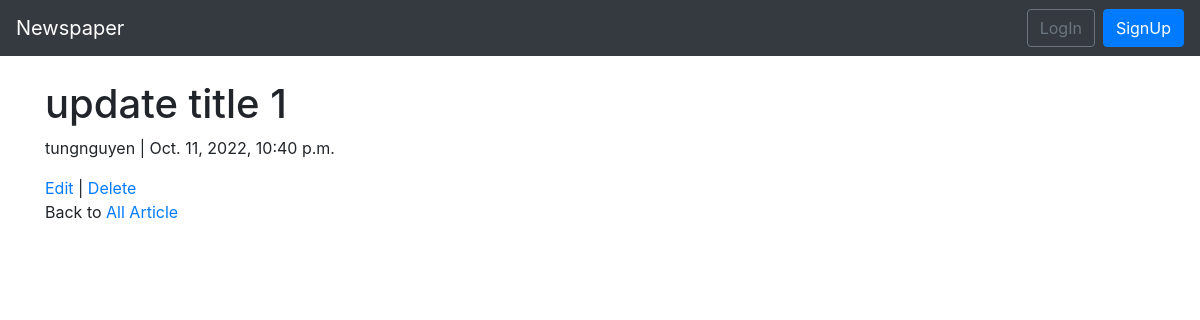
/articles/1, run on the app's committed database.
### articles/models.py (models this page shows, shortened)
class Articles(models.Model):
    title=models.CharField(max_length=255)
    body= models.TextField(max_length=200, blank=True, default=None)
    date=models.DateTimeField(default=timezone.now)
    author=models.ForeignKey(get_user_model(), on_delete=models.CASCADE,)

### users/models.py (models this page shows)
class CustomUser(AbstractUser):
    age=models.PositiveIntegerField(null=True,blank=True)
    def __str__(self):
        return str(self.username)

### articles/views.py (the view)
# urls.py: path('<str:pk>',ArtiicleDetail,name='article_detail'),
def ArtiicleDetail(request,pk):
    form=Articles.objects.get(id=pk)
    context={'form':form}
    return render (request,'articles/article_detail.html',context)

### templates/articles/article_detail.html
{% extends 'base.html' %}
{% block content %}
<form action="" method ="POST">
  <h1>{{form.title}}</h1>
<p>{{form.author}} | {{form.date}}</p>
<a href="{% url 'article_edit' form.id %}">Edit</a> | <a href="{% url 'article_delete' form.id %}">Delete</a>
<p>Back to <a href="{% url 'article_list'%}">All Article </a></p>
</form>
{% endblock content %}

### data on the page
Articles: title "update title 1", author "tungnguyen", date "Oct. 11, 2022, 10:40 p.m."
